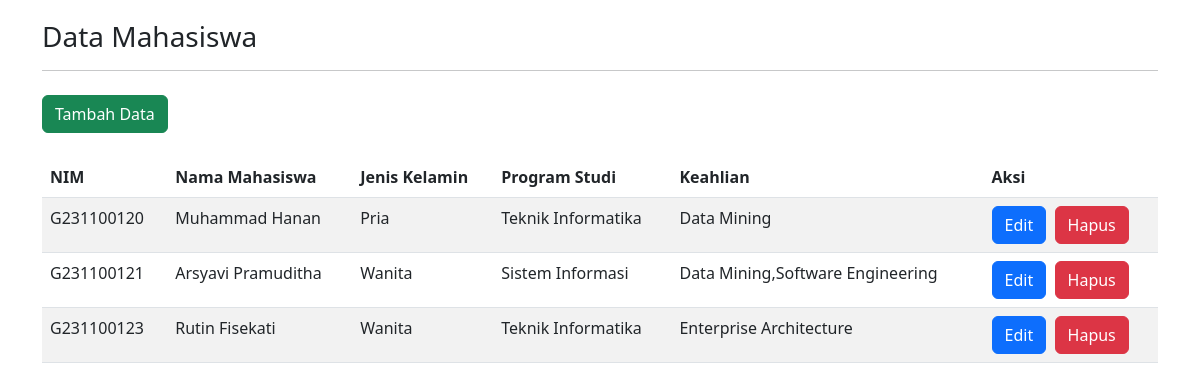
The page / on the database its author committed.
### tables this page shows
CREATE TABLE `mahasiswa` (
  `id` int(10) NOT NULL,
  `nim` varchar(50) NOT NULL,
  `nama_mahasiswa` varchar(50) NOT NULL,
  `jenis_kelamin` enum('Pria','Wanita') NOT NULL,
  `program_studi` varchar(50) NOT NULL,
  `keahlian` varchar(100) NOT NULL
);

### index.php (the view, shortened to what this page needs)
<?php
include("koneksi.php");
?>
<!doctype html>
<html lang="en">
<head>
    <link href="https://cdn.jsdelivr.net/npm/bootstrap@5.3.0-alpha3/dist/css/bootstrap.min.css" rel="stylesheet">
</head>
<body>
    <div class="container">
        <div class="col-md-12">
            <h3 style="margin:20px 0px 5px 0px">Data Mahasiswa</h3>
            <hr>
            <a href="tambah_form.php" class="btn btn-success mt-2">Tambah Data</a>
            <table class="table table-striped mt-4">
                <thead>
                    <tr class="info">
                        <th>NIM</th>
                        <th>Nama Mahasiswa</th>
                        <th>Jenis Kelamin</th>
                        <th>Program Studi</th>
                        <th>Keahlian</th>
                        <th>Aksi</th>
                    </tr>
                </thead>
                <?php
                $sql = "select * from mahasiswa";
                $query = mysqli_query($koneksi, $sql);
                while ($mhs = mysqli_fetch_array($query)) {
                    echo "<tr>";
                    echo "<td>" . $mhs['nim'] . "</td>";
                    echo "<td>" . $mhs['nama_mahasiswa'] . "</td>";
                    echo "<td>" . $mhs['jenis_kelamin'] . "</td>";
                    echo "<td>" . $mhs['program_studi'] . "</td>";
                    echo "<td>" . $mhs['keahlian'] . "</td>";
                    echo "<td>";
                    echo "<a href='edit_form.php?id=" . $mhs['id'] . "' class='btn btn-primary'>Edit</a> &nbsp";
                    echo "<a href='hapus.php?id=" . $mhs['id'] . "' class='btn btn-danger'>Hapus</a>";
                    echo "</td>";
                    echo "</tr>";
                }
                ?>
            </table>
        </div>
    </div>
</body>
</html>

### rows shown on the page
mahasiswa: nim "G231100120", nama_mahasiswa "Muhammad Hanan", jenis_kelamin "Pria", program_studi "Teknik Informatika", keahlian "Data Mining"
mahasiswa: nim "G231100121", nama_mahasiswa "Arsyavi Pramuditha", jenis_kelamin "Wanita", program_studi "Sistem Informasi", keahlian "Data Mining,Software Engineering"
mahasiswa: nim "G231100123", nama_mahasiswa "Rutin Fisekati", jenis_kelamin "Wanita", program_studi "Teknik Informatika", keahlian "Enterprise Architecture"
